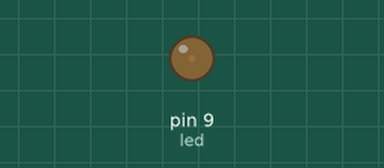
Bench run of a sketch on a simulated Arduino Uno, built with avr-gcc and run on an emulated ATmega328P. Shown: output pins drawn as LEDs (lit = HIGH).

Above: at 0.05 s.
At 0.95 s:
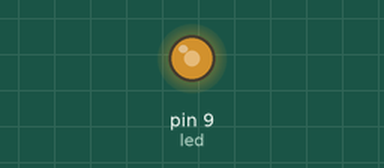
At 1.4 s:
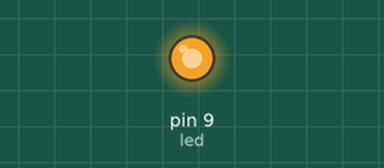
At 2.75 s:
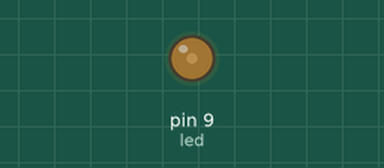
Timing chart, 0 to 7.0 s (numbered marks = the images above):
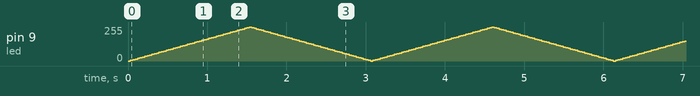

The sketch:

led_fade.ino
```cpp
int led = 9;
int ledState = LOW;

int brightness = 0;
int fadeAmount = 5;

void setup() {

  pinMode(led, OUTPUT);
  Serial.begin(9600);
}

void loop() {

  analogWrite(led, brightness);

  brightness += fadeAmount;

  if(brightness <= 0 || brightness >= 255)
    fadeAmount = -fadeAmount;

  delay(30);
}
```
